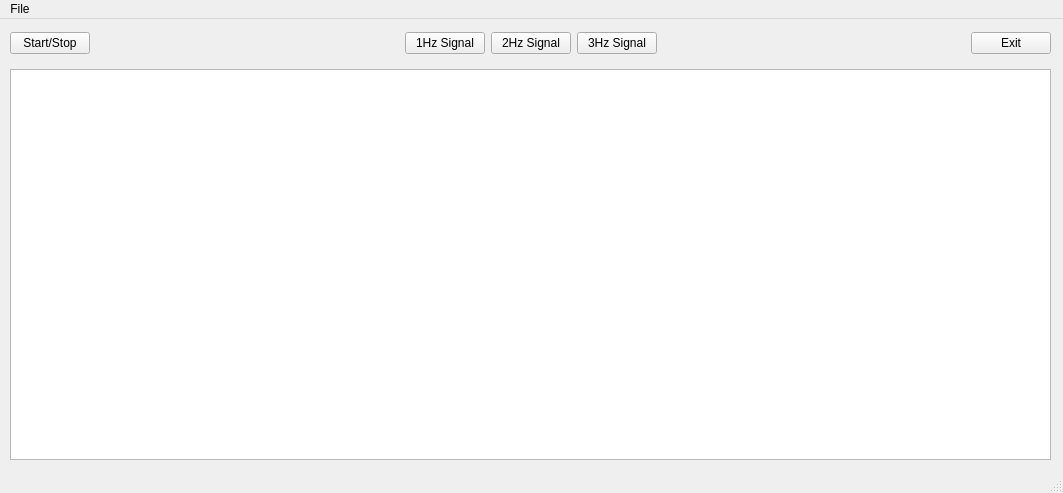
<?xml version="1.0" encoding="UTF-8"?>
<ui version="4.0">
 <class>Window</class>
 <widget class="QMainWindow" name="Window">
  <property name="geometry">
   <rect>
    <x>0</x>
    <y>0</y>
    <width>1063</width>
    <height>493</height>
   </rect>
  </property>
  <property name="windowTitle">
   <string>Signals Magic</string>
  </property>
  <widget class="QWidget" name="centralwidget">
   <widget class="QWidget" name="horizontalLayoutWidget">
    <property name="geometry">
     <rect>
      <x>10</x>
      <y>10</y>
      <width>1041</width>
      <height>29</height>
     </rect>
    </property>
    <layout class="QHBoxLayout" name="horizontalLayout">
     <item>
      <widget class="QPushButton" name="pushButton">
       <property name="text">
        <string>Start/Stop</string>
       </property>
      </widget>
     </item>
     <item>
      <spacer name="horizontalSpacer_2">
       <property name="orientation">
        <enum>Qt::Horizontal</enum>
       </property>
       <property name="sizeHint" stdset="0">
        <size>
         <width>40</width>
         <height>20</height>
        </size>
       </property>
      </spacer>
     </item>
     <item>
      <widget class="QPushButton" name="signal1">
       <property name="toolTip">
        <string>Generates a 1hz sine wave</string>
       </property>
       <property name="text">
        <string>1Hz Signal</string>
       </property>
      </widget>
     </item>
     <item>
      <widget class="QPushButton" name="signal2">
       <property name="toolTip">
        <string>Generates a 2hz sine wave</string>
       </property>
       <property name="text">
        <string>2Hz Signal</string>
       </property>
      </widget>
     </item>
     <item>
      <widget class="QPushButton" name="signal3">
       <property name="toolTip">
        <string>Generates a 3hz sine wave</string>
       </property>
       <property name="text">
        <string>3Hz Signal</string>
       </property>
      </widget>
     </item>
     <item>
      <spacer name="horizontalSpacer">
       <property name="orientation">
        <enum>Qt::Horizontal</enum>
       </property>
       <property name="sizeHint" stdset="0">
        <size>
         <width>40</width>
         <height>20</height>
        </size>
       </property>
      </spacer>
     </item>
     <item>
      <widget class="QPushButton" name="pushButton_4">
       <property name="text">
        <string>Exit</string>
       </property>
      </widget>
     </item>
    </layout>
   </widget>
   <widget class="QGraphicsView" name="graphicsView">
    <property name="geometry">
     <rect>
      <x>10</x>
      <y>50</y>
      <width>1041</width>
      <height>391</height>
     </rect>
    </property>
   </widget>
  </widget>
  <widget class="QMenuBar" name="menubar">
   <property name="geometry">
    <rect>
     <x>0</x>
     <y>0</y>
     <width>1063</width>
     <height>25</height>
    </rect>
   </property>
   <widget class="QMenu" name="menuFile">
    <property name="title">
     <string>File</string>
    </property>
    <addaction name="actionSave"/>
    <addaction name="actionExit"/>
   </widget>
   <addaction name="menuFile"/>
  </widget>
  <widget class="QStatusBar" name="statusbar"/>
  <action name="actionExit">
   <property name="text">
    <string>Exit</string>
   </property>
   <property name="toolTip">
    <string>Close the application</string>
   </property>
   <property name="shortcut">
    <string>Ctrl+Q</string>
   </property>
  </action>
  <action name="actionSave">
   <property name="text">
    <string>Save</string>
   </property>
   <property name="shortcut">
    <string>Ctrl+S</string>
   </property>
  </action>
 </widget>
 <tabstops>
  <tabstop>signal1</tabstop>
  <tabstop>signal2</tabstop>
  <tabstop>signal3</tabstop>
  <tabstop>pushButton_4</tabstop>
 </tabstops>
 <resources/>
 <connections/>
</ui>
